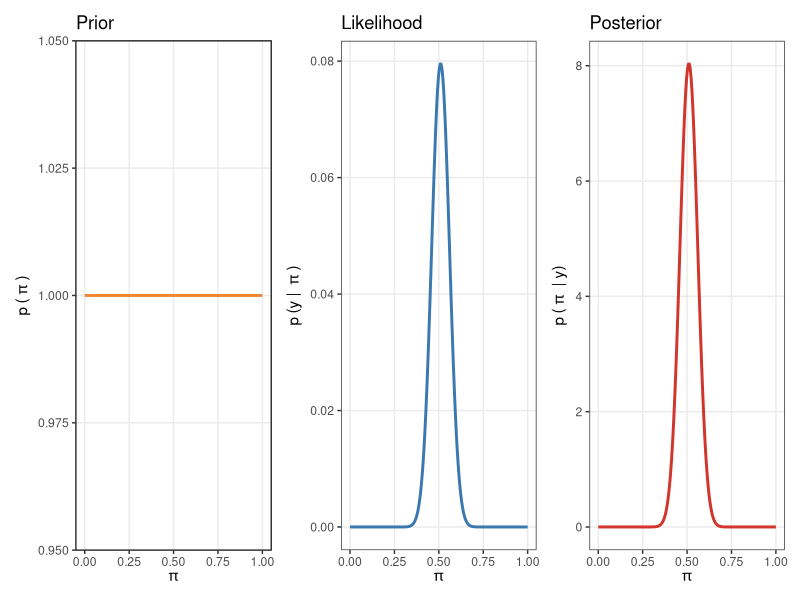
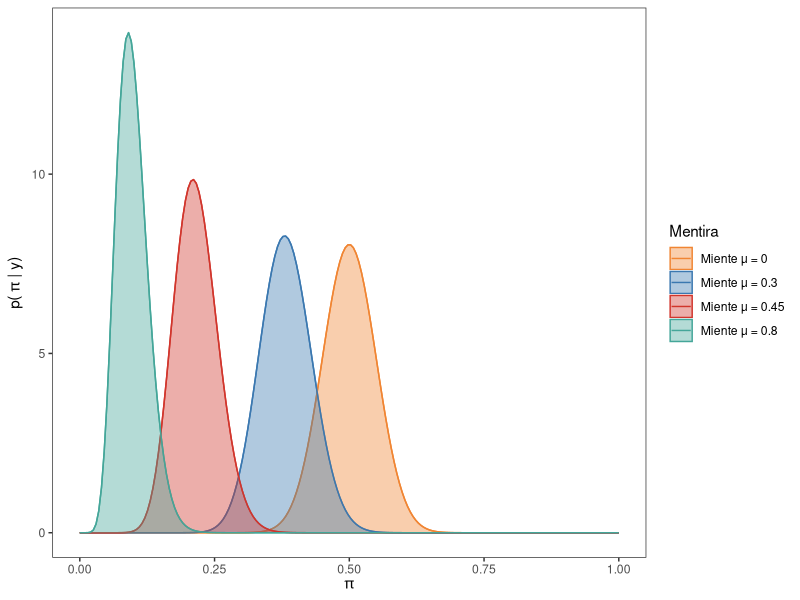
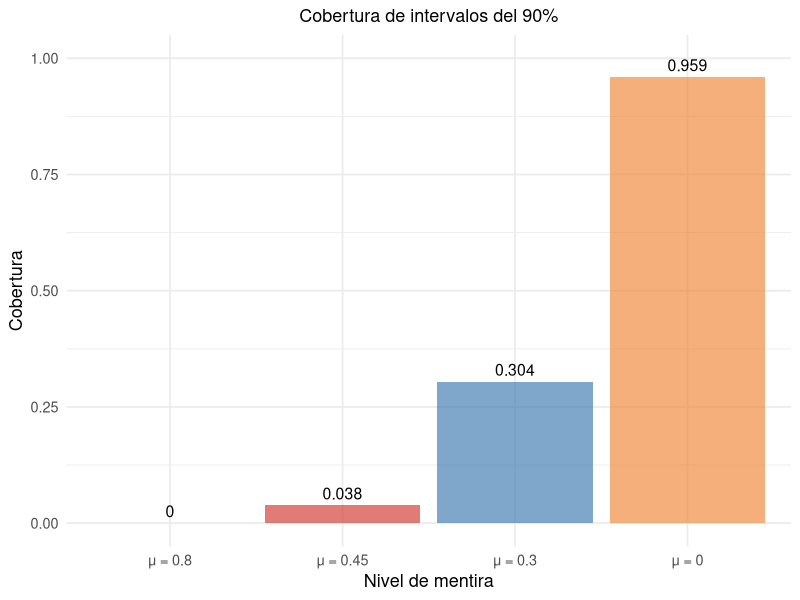
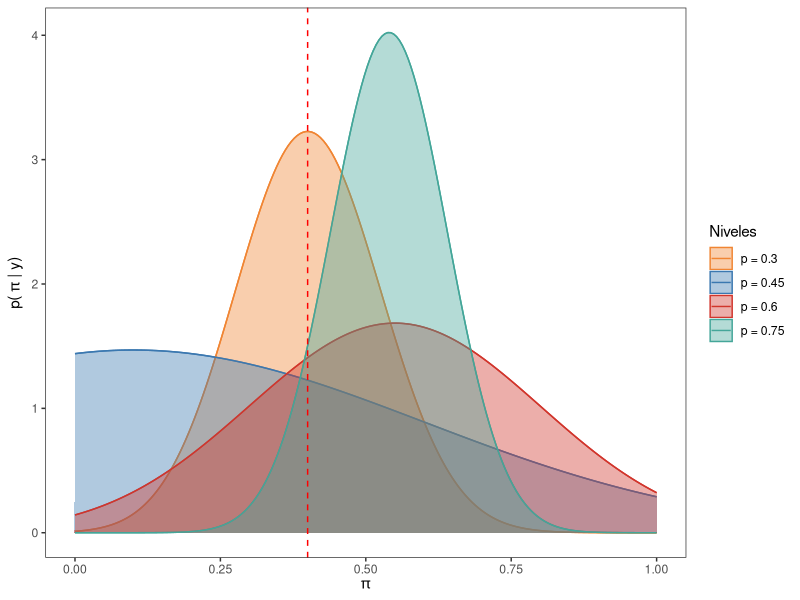
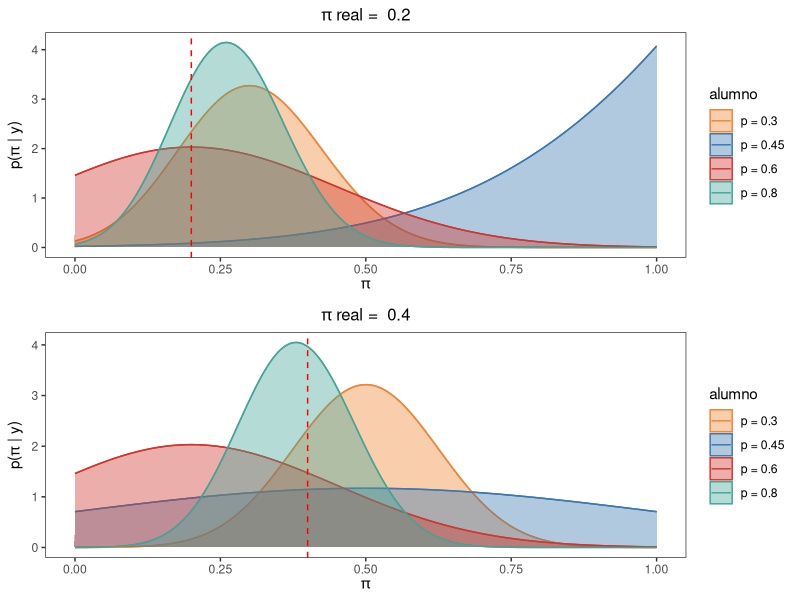
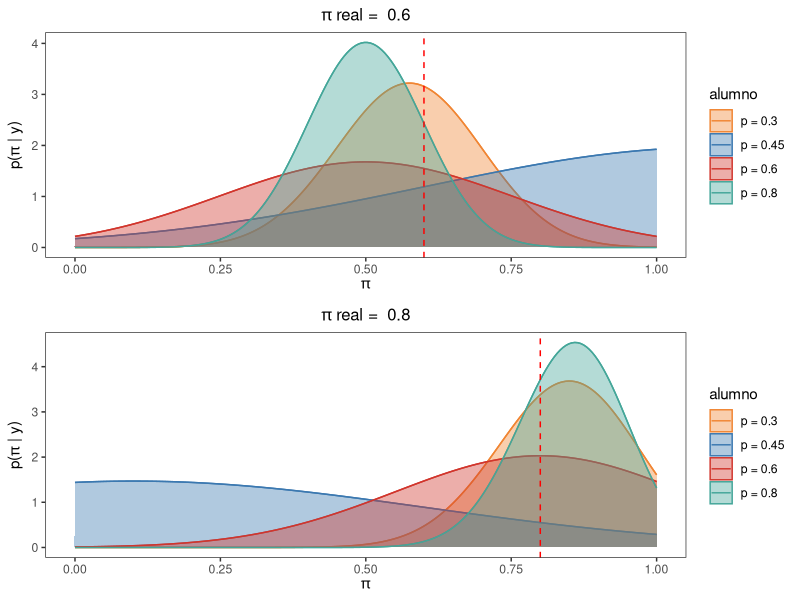
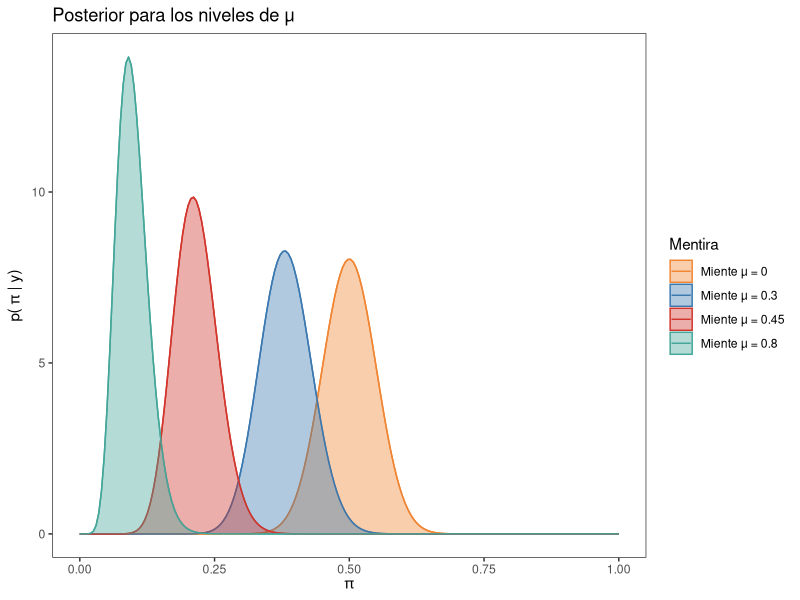
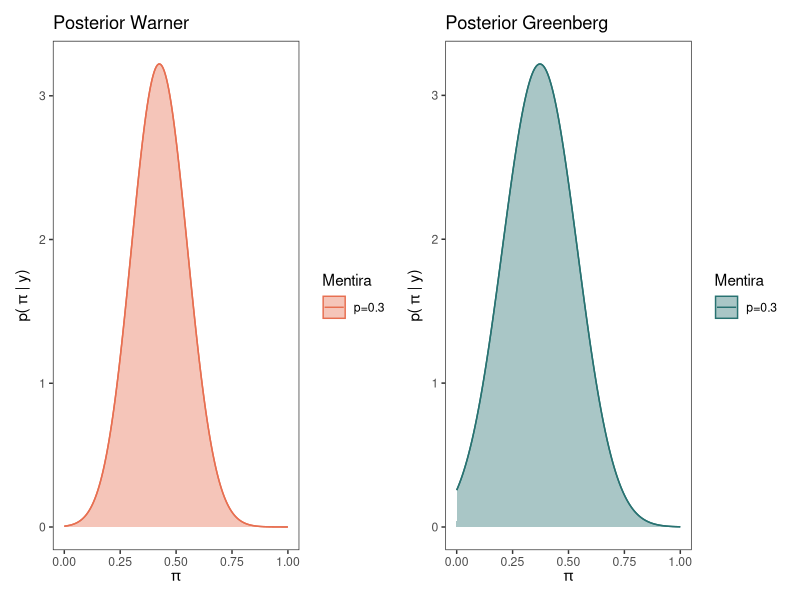

The R script that drew these images, in order:
## ---- chunk 1
library(sampling)
library(tidyverse)
library(patchwork)
library(ggplot2)
library(patchwork)
library(tibble)

# Semilla para control de repeticiones
set.seed(1998)

# Poblacion de tamaño N = 1000 para muestras de tamaño n = 100
N <- 1000
apuesta <- c(rep(1, 400), rep(0, 600))

# Data frame de la poblacion
poblacion <- data.frame(estudiante = seq(1:N), apuesta = sample(apuesta) )

## ---- chunk 2

colores <- c("#f08533", "#3b78b0", "#d1352c" , "#44A699")
pi_grid <- seq(0, 1, length.out = 200)

# Obtener prior
prior <- dbeta(pi_grid, 1, 1)


# Graficar prior
plt_prior <- data.frame(x = pi_grid, y = prior) |>
  ggplot() +
  geom_line(aes(x = x, y = y), color = colores[1], linewidth = 1) +
  ggtitle("Prior") +
  labs(
    x = expression(pi),
    y = expression(p ~ "(" ~ pi ~ ")")
  ) +
  theme_bw() +
  theme(panel.grid.minor = element_blank())

## ---- chunk 3
# Creaciones de las muestra de tamaño n = 100

muestra <- data.frame(apuesta = sample(poblacion$apuesta, 100, replace = T))

n <- length(muestra$apuesta)
apuestan <- sum(muestra)

# n = 100
# apuestan = 40
# Calcular verosimilitud para cada valor de "pi"
likelihood <- dbinom(apuestan, n, pi_grid)

# Graficar verosimilitud
plt_likelihood <- data.frame(x = pi_grid, y = likelihood) |>
  ggplot() +
  geom_line(aes(x = x, y = y), color = colores[2], linewidth = 1) +
  ggtitle("Likelihood") +
  labs(
    x = expression(pi),
    y = expression(p ~ "(y | " ~ pi ~ ")")
  ) +
  theme_bw() +
  theme(panel.grid.minor = element_blank())

## ---- chunk 4
# Obtener posterior
posterior <- dbeta(pi_grid, 1 + apuestan, 1 + n - apuestan)

# Graficar posterior
plt_posterior <- data.frame(x = pi_grid, y = posterior) |>
  ggplot() +
  geom_line(aes(x = x, y = y), color = colores[3], linewidth = 1) +
  labs(
    x = expression(pi),
    y = expression(p ~ "(" ~ pi ~ " | y)")
  ) +
  ggtitle("Posterior") +
  theme_bw() +
  theme(panel.grid.minor = element_blank())
## ---- chunk 5
# Concatenar graficos
combinado <- (plt_prior | plt_likelihood | plt_posterior)

combinado

## ---- chunk 6
set.seed(1998)

#Muestra base para los 6 procedimientos
apuesta_b <- sample(poblacion$apuesta, n, replace = T)

#Procedimiento sin mentira, con mentira de nivel mu (bajo, medio ,alto)
muestra_mu <- function(mu, a_prior, b_prior, apuesta_b){
  muestras <- list()
  post_m <- list()
  
  for(i in 1:length(mu)) {
    muestra <- data.frame(apuesta =  ifelse(apuesta_b == 1 ,ifelse(runif(sum(apuesta_b)) < mu[i], 0 ,1),0))
    muestras[[length(muestras) + 1]] <- muestra$apuesta
    post_m[[length(post_m) + 1]] <- dbeta(pi_grid, a_prior + sum(muestra$apuesta), b_prior + n - sum(muestra$apuesta) )
  }
  return(post_m)
}

#Guardo la lista que devuelve la función para poder graficar
post_mu <- muestra_mu(c(0, 0.3, 0.45, 0.8), 1, 1, apuesta_b)

# Crear un data.frame
datos <- data.frame(
  p = rep(pi_grid, times = 4),
  posterior = c(post_mu[[1]], post_mu[[2]], post_mu[[3]], post_mu[[4]]),
  Mentira = rep(c("Miente μ = 0","Miente μ = 0.3", "Miente μ = 0.45", "Miente μ = 0.8"), each = 200))

# Crear el grafico con ggplot2 con los siguientes mapeos
ggplot(datos, aes(x = p, y = posterior, color = Mentira)) +
  geom_line() +
  geom_area(aes(fill = Mentira), alpha = 0.4, position = "identity") +
  scale_color_manual(values = colores) +
  scale_fill_manual(values = colores) +
  labs(x = expression(pi), y = expression("p(" ~ pi ~ "| y)")) +
  theme_bw() +
  theme(
    panel.grid.major = element_blank(),
    panel.grid.minor = element_blank(),
  )

## ---- chunk 7
set.seed(1998)

int_m_0 <- matrix(NA, nrow = 1000, ncol = 2)
int_m_1 <- matrix(NA, nrow = 1000, ncol = 2)
int_m_2 <- matrix(NA, nrow = 1000, ncol = 2)
int_m_3 <- matrix(NA, nrow = 1000, ncol = 2)

for (i in 1:1000) {
  ma_0 <- data.frame(alumno = 1:n, apuesta = sample(poblacion$apuesta, 100, replace = T))
  
  apuesta_1 <- sample(poblacion$apuesta, 100, replace = T)
  
  ma_1 <- data.frame(alumno = 1:n, apuesta =  ifelse(apuesta_1 == 1 ,ifelse(runif(sum(apuesta_1)) < 0.3, 0 ,1),0))
  
  apuesta_2 <- sample(poblacion$apuesta, 100, replace = T)
  
  ma_2 <- data.frame(alumno = 1:n, apuesta =  ifelse(apuesta_2 == 1 ,ifelse(runif(sum(apuesta_2)) < 0.45, 0 ,1),0))
  
  apuesta_3 <- sample(poblacion$apuesta, 100, replace = T)
  
  ma_3 <- data.frame(alumno = 1:n, apuesta =  ifelse(apuesta_3 == 1 ,ifelse(runif(sum(apuesta_3)) < 0.8, 0 ,1),0))
  
  int_m_0[i, ] <- qbeta(c(0.025, 0.975), 1 + sum(ma_0$apuesta), 1 + n - sum(ma_0$apuesta))
  int_m_1[i, ] <- qbeta(c(0.025, 0.975), 1 + sum(ma_1$apuesta), 1 + n - sum(ma_1$apuesta))
  int_m_2[i, ] <- qbeta(c(0.025, 0.975), 1 + sum(ma_2$apuesta), 1 + n - sum(ma_2$apuesta))
  int_m_3[i, ] <- qbeta(c(0.025, 0.975), 1 + sum(ma_3$apuesta), 1 + n - sum(ma_3$apuesta))
}

# Ver cuántos intervalos cubren el valor 0.4
cubre_0 <- (int_m_0[,1] <= 0.4) & (int_m_0[,2] >= 0.4)
cubre_1 <- (int_m_1[,1] <= 0.4) & (int_m_1[,2] >= 0.4)
cubre_2 <- (int_m_2[,1] <= 0.4) & (int_m_2[,2] >= 0.4)
cubre_3 <- (int_m_3[,1] <= 0.4) & (int_m_3[,2] >= 0.4)

# Proporción de intervalos que lo cubren
Niv_mentira <- tibble(
  Método = c("μ = 0", "μ = 0.3", "μ = 0.45", "μ = 0.8"),
  Cobertura = c(mean(cubre_0), mean(cubre_1), mean(cubre_2), mean(cubre_3))
  )

ggplot(Niv_mentira, aes(x = reorder(Método, Cobertura), y = Cobertura)) +
  geom_col(fill = colores, alpha = 0.65) +
  geom_text(aes(label = round(Cobertura, 3)), vjust = -0.5, size = 4) +
  labs(subtitle = "Cobertura de intervalos del 90%",
    x = "Nivel de mentira",
    y = "Cobertura"
  ) +
  ylim(0, 1) +
  theme_minimal(base_size = 13) +
  theme(
    plot.title = element_text(hjust = 0.5),
    plot.subtitle = element_text(hjust = 0.5)
  )



## ---- chunk 8
set.seed(1998)

#método warner
#Definimos una función para evaluar distintos caso de p con un prior uniforme
muestra_war <- function(p, apuesta_b){
  # Hacemos función para lambda_w
  lambda_w <- function(p, pi_a = 0.4){return(pi_a*p + (1-p)*(1-pi_a))}
  
  # Lista para guardar los resultados
  resultados_w <- list()
  
  #lista para guardar posterior warner
  posterior_w <- list()
  
  y <- numeric(4)
  for (i in 1:length(p)) {
    # Generar la pregunta con p unos y el resto ceros
    pregunta <- sample(c(rep(1, (p[i]*100)), rep(0, n - (p[i]*100))), n, replace = TRUE)
    
    # Generar la respuesta según la lógica dada
    respuesta <- ifelse(pregunta == 0, ifelse(apuesta_b == 1, 0, 1), apuesta_b)
    
    # Crear el tibble para este p y agregarlo a la lista
    resultados_w[[length(resultados_w) + 1]] <- tibble(muestra_base = apuesta_b,
                                                       pregunta = pregunta,
                                                       respuesta = respuesta,
                                                       p_valor = p[i])
    
    #convierto a data frame
    datos_w <- as.data.frame(resultados_w[[i]])
    
    # Hacer el posterior exacto a partir de la muestra
    y[i] <- sum(datos_w$respuesta)
    # Establecemos el numerador donde lambda toma valores para p y posibles val de pi
    num_w <- (lambda_w(p[i], pi_grid) ^ y[i])*((1-lambda_w(p[i], pi_grid)) ^ (n - y[i]))* (1 - 2 * p[i])
    
    # paso 5: denominador que salio de consulta
    denom_w <- (pbeta(1 - p[i], y[i] + 1, n - y[i] + 1) * beta(y[i] + 1, n - y[i] + 1)) - (pbeta(p[i] ,y[i] +1,n-y[i] +1)*beta(y[i] +1, n-y[i] +1))
    
    # paso 6: posterior
    posterior_w[[length(posterior_w) + 1]] <- num_w / denom_w
    
  }
  return(posterior_w)
}
posterior_w <- muestra_war(c(0.3, 0.45, 0.6, 0.75), apuesta_b)

# Crear un data.frame
datos <- data.frame(
  p = rep(pi_grid, times = 4),
  posterior = c(posterior_w[[1]], posterior_w[[2]], posterior_w[[3]], posterior_w[[4]]),
  Niveles = rep(c("p = 0.3","p = 0.45", "p = 0.6", "p = 0.75"), each = 200))

# Crear el grafico con ggplot2 con los siguientes mapeos
ggplot(datos, aes(x = p, y = posterior, color = Niveles)) +
  geom_line() +
  geom_area(aes(fill = Niveles), alpha = 0.4, position = "identity") +
  scale_color_manual(values = colores) +
  scale_fill_manual(values = colores) +
  geom_vline(xintercept = 0.4, linetype = "dashed", color = "red", size = 0.5) +
  labs(x = expression(pi), y = expression("p(" ~ pi ~ "| y)")) +
  theme_bw() +
  theme(
    panel.grid.major = element_blank(),
    panel.grid.minor = element_blank(),
  )



## ---- chunk 9
set.seed(2198)

# Poblacion de tamaño N = 1000 para muestras de tamaño n = 100
N <- 1000

# paso 1: establecemos los diferentes p
p <- c(0.3, 0.45, 0.6, 0.75)

# paso 2: hacemos función para lambda 
lambda <- function(p, pi_a = 0.4){
return(pi_a*p + (1-p)*(1-pi_a))
}

graficos_post <- list()

# Establece tamano muestra
n <- 100

# Establece las diferentes posiciones
pos <- c(30, 45, 60, 80)

pi_pos <- c(200, 400, 600, 800)

pi_line <- c(0.2, 0.4, 0.6, 0.8)
line <- 0

for (j in pi_pos) {
  line <- line + 1
  apuesta_pi <- c(rep(1, j), rep(0, N - j))
  # Data frame de la poblacion
  poblacion_pi <- data.frame(estudiante = seq(1:N), apuesta = sample(apuesta_pi) )

  # Establece la muestra base que parte desde la poblacion
  muestra_base_pi <- sample(poblacion_pi$apuesta, n, replace = TRUE)

  # Lista para guardar los resultados
  resultados <- list()

  for (i in pos) {
    # Generar la pregunta con p unos y el resto ceros
    apuesta <- c(rep(1, i), rep(0, n - i))
    pregunta <- sample(apuesta, n, replace = TRUE)
  
    # Generar la respuesta según la lógica dada
    respuesta <- ifelse(pregunta == 0, ifelse(muestra_base_pi == 1, 0, 1), muestra_base_pi)
  
    # Crear el tibble para este p
    df <- tibble(
    muestra_base = muestra_base_pi,
    pregunta = pregunta,
    respuesta = respuesta,
    p_valor = i
    )
  
    # Agregarlo a la lista
    resultados[[length(resultados) + 1]] <- df
  }

  # Unir todos los data frames
  tabla_final <- bind_rows(resultados)

  # Ver resultado
  #print(tabla_final)

  # Ver las respuestas para diferente posiciones
  y_p <- tabla_final %>% 
    group_by(p_valor) %>% 
   summarise(sum(respuesta))

  # Cambia el tipo de variable de las respuestas para que tome las pbeta y beta
  y <- c(as.numeric(y_p[1,2]),
        as.numeric(y_p[2,2]),
        as.numeric(y_p[3,2]),
        as.numeric(y_p[4,2]))

  # Lista para el posterior
  post_7 <- list()
  post_n7 <- c("p = 0.3", "p = 0.45", "p = 0.6", "p = 0.8")

  # Hacer el posterior a partir de la muestra
  for (i in 1:4) {
    # paso 4: establecemos un numerador donde lambda toma valores para p y posibles val de pi
    num_6 <- (lambda(p[i],pi_grid)^y[i])*((1-lambda(p[i],pi_grid))^(n-y[i]))* (1-2*p[i])
  
    # paso 5: denominador que salio de consulta
    denom_6 <- (pbeta(1 - p[i],y[i]+1,n-y[i]+1)*beta(y[i]+1,n-y[i]+1)) - (pbeta(p[i],y[i]+1,n-y[i]+1)*beta(y[i]+1,n-y[i]+1))
  
    # paso 6: posterior
    posterior_6 <- num_6 / denom_6
  
    post_7[[post_n7[i]]] <- posterior_6
  }

  # Crear un data.frame
  datos <- data.frame(
    p = rep(pi_grid, times = 4),
    posterior = c(post_7[[1]], post_7[[2]], post_7[[3]], post_7[[4]]),
    alumno = rep(c("p = 0.3","p = 0.45", "p = 0.6", "p = 0.8"), each = 200))

  # Crear el gráfico con ggplot2 con los siguientes mapeos
  titulo_grafico <- bquote(pi ~ "real = " ~ .(pi_line[line]))
  
  graficos_post[[line]] <- ggplot(datos, aes(x = p, y = posterior, color = alumno)) +
    geom_line() +
    geom_area(aes(fill = alumno), alpha = 0.4, position = "identity") +
    scale_color_manual(values = colores) +
    scale_fill_manual(values = colores) +
    labs(
      x = expression(pi),
      y = expression(paste("p(", pi, " | y)")),
      title = titulo_grafico
    ) +
    theme_bw() +
    theme(panel.grid = element_blank()) +
    geom_vline(xintercept = pi_line[line], linetype = "dashed", color = "red", size = 0.5) +
    theme(plot.title = element_text(hjust = 0.5, size = 12, face = "bold"))



}
## ---- chunk 10

# Concatenar graficos
# Cargar si no lo hiciste
library(gridExtra)

# Primer par
grid.arrange(graficos_post[[1]], graficos_post[[2]], nrow = 2)

# Segundo par
grid.arrange(graficos_post[[3]], graficos_post[[4]], nrow = 2)

## ---- chunk 11
#función del posterior para un prior no necesariamente uniforme

posterior_war <- function(pi, p, a, b){
  # Establecemos la función lambda del método warner
  lambda_W <- function(p, pi_a){return(pi_a*p + (1-p)*(1-pi_a))}
  # Simulamos una muestra de respuestas afirmativas con el parametro lambda_w
  y <- rbinom(1,100,lambda(p, pi))
  # Construimos el numerador del posterior aproximado
  num <- dbeta(pi_grid, a, b) * dbinom(y, 100, lambda(p, pi_grid))
  # Construimos el denominador del posterior aproximado
  delta <- diff(pi_grid)[1] 
  denom <- sum(num) * delta
  # Obtenemos el Posterior exacto
  posterior <- num / denom
  return(posterior)
}

## ---- chunk 12
# función del posterior para un prior no necesariamente uniforme con el método Greenberg

posterior_green <- function(pi, p, a, b, pi_b = 7/12){
  # Establecemos la función lambda con la probabilidad conocida pi_b = 7/12
  lambda_g <- function(p, pi_a){return(pi_a*p + pi_b*(1-p))}
  # Simulamos una muestra de respuestas afirmativas con el parametro lambda_g
  y <- rbinom(1,100,lambda_g(p, pi))
  # Construimos el numerador del posterior aproximado
  num <- dbeta(pi_grid, a, b) * dbinom(y, 100, lambda(p, pi_grid))
  # Construimos el denominador del posterior aproximado
  delta <- diff(pi_grid)[1] 
  denom <- sum(num) * delta
  # Obtenemos el Posterior exacto
  posterior <- num / denom
  return(posterior)
}

## ---- chunk 13
set.seed(1998)

#Muestra base para los 6 procedimientos
apuesta_b <- sample(poblacion$apuesta, n, replace = T)

#Procedimiento sin mentira, con mentira de nivel mu (bajo, medio ,alto)
#Guardo la lista que devuelve la función para poder graficar
post_mu <- muestra_mu(c(0, 0.3, 0.45, 0.8), 1, 1, apuesta_b)

  # Crear un data.frame
  datos <- data.frame(
    p = rep(pi_grid, times = 4),
    posterior = c(post_mu[[1]], post_mu[[2]], post_mu[[3]], post_mu[[4]]),
    Mentira = rep(c("Miente μ = 0","Miente μ = 0.3", "Miente μ = 0.45", "Miente μ = 0.8"), each = 200))
  
  # Crear el grafico con ggplot2 con los siguientes mapeos
  ggplot(datos, aes(x = p, y = posterior, color = Mentira)) +
    geom_line() +
    geom_area(aes(fill = Mentira), alpha = 0.4, position = "identity") +
    ggtitle("Posterior para los niveles de μ") +
    scale_color_manual(values = colores) +
    scale_fill_manual(values = colores) +
    labs(x = expression(pi), y = expression("p(" ~ pi ~ "| y)")) +
    theme_bw() +
    theme(
      panel.grid.major = element_blank(),
      panel.grid.minor = element_blank(),
    )

## ---- chunk 14
set.seed(2198)
#método warner
#Guardo la lista que devuelve la función para poder graficar
posterior_w <- muestra_war(0.3, apuesta_b)

  datos_warner <- data.frame(
    p = rep(pi_grid, times = length(posterior_w)),
    posterior = c(posterior_w[[1]]),
    Mentira = rep(c("p=0.3"), each = 200))
  
  # Crear el grafico con ggplot2 con los siguientes mapeos
  post_w <- ggplot(datos_warner, aes(x = p, y = posterior, color = Mentira)) +
    geom_line() +
    geom_area(aes(fill = Mentira), alpha = 0.4, position = "identity") +
    ggtitle("Posterior Warner") +
    scale_color_manual(values = "#E76F51") +
    scale_fill_manual(values = "#E76F51") +
    labs(x = expression(pi), y = expression("p(" ~ pi ~ "| y)")) +
    theme_bw() +
    theme(
      panel.grid.major = element_blank(),
      panel.grid.minor = element_blank(),
    )

#método Greenberg
#Definimos una función para evaluar distintos caso de p con un prior uniforme
muestra_green <- function(p, apuesta_b){
  # Hacemos función para lambda_w
  lambda_g <- function(p, pi_a = 0.4){return(pi_a*p + (7/12)*(1-p))}
  
  # Lista para guardar los resultados
  resultados_g <- list()
  
  #lista para guardar posterior warner
  posterior_g <- list()
  
  y <- numeric(4)
  for (i in 1:length(p)) {
    # Generar la pregunta con p unos y el resto ceros
    pregunta <- sample(c(rep(1, (p[i]*100)), rep(0, n - (p[i]*100))), n, replace = TRUE)
    
    # Generar la respuesta según la lógica dada
    respuesta <- ifelse(pregunta == 0, ifelse(apuesta_b == 1, 0, 1), apuesta_b)
    
    # Crear el tibble para este p y agregarlo a la lista
    resultados_g[[length(resultados_g) + 1]] <- tibble(muestra_base = apuesta_b,
                                                       pregunta = pregunta,
                                                       respuesta = respuesta,
                                                       p_valor = p[i])
    
    #convierto a data frame
    datos_g <- as.data.frame(resultados_g[[i]])
    
    # Hacer el posterior exacto a partir de la muestra
    y[i] <- sum(datos_g$respuesta)
    # Establecemos el numerador donde lambda toma valores para p y posibles val de pi
    num_g <- (lambda_g(p[i], pi_grid) ^ y[i])*((1-lambda_g(p[i], pi_grid)) ^ (n - y[i]))* (1 - 2 * p[i])
    
    # paso 5: denominador que salio de consulta
    denom_g <- (pbeta(1 - p[i], y[i] + 1, n - y[i] + 1) * beta(y[i] + 1, n - y[i] + 1)) - (pbeta(p[i] ,y[i] +1,n-y[i] +1)*beta(y[i] +1, n-y[i] +1))
    
    # paso 6: posterior
    posterior_g[[length(posterior_g) + 1]] <- num_g / denom_g
    
  }
  return(posterior_g)
}
#Guardo la lista que devuelve la función para poder graficar
posterior_g <- muestra_green(0.3, apuesta_b)

  datos_green <- data.frame(
    p = rep(pi_grid, times = length(posterior_g)),
    posterior = c(posterior_g[[1]]),
    Mentira = rep(c("p=0.3"), each = 200))
  
  # Crear el grafico con ggplot2 con los siguientes mapeos
  post_g <-ggplot(datos_green, aes(x = p, y = posterior, color = Mentira)) +
    geom_line() +
    geom_area(aes(fill = Mentira), alpha = 0.4, position = "identity") +
    ggtitle("Posterior Greenberg") +
    scale_color_manual(values = "#287271") +
    scale_fill_manual(values = "#287271") +
    labs(x = expression(pi), y = expression("p(" ~ pi ~ "| y)")) +
    theme_bw() +
    theme(
      panel.grid.major = element_blank(),
      panel.grid.minor = element_blank(),
    )
  
# Concatenar graficos
post_w | post_g
## ---- chunk 15
set.seed(1998)

#Muestra base para los 6 procedimientos con mil simulaciones

int_m_0 <- matrix(NA, nrow = 1000, ncol = 2)
int_m_1 <- matrix(NA, nrow = 1000, ncol = 2)
int_m_2 <- matrix(NA, nrow = 1000, ncol = 2)
int_m_3 <- matrix(NA, nrow = 1000, ncol = 2)
int_w <- matrix(NA, nrow = 1000, ncol = 2)
int_g <- matrix(NA, nrow = 1000, ncol = 2)


for (i in 1:1000) {
  apuesta_b <- sample(poblacion$apuesta, n, replace = T)
  
  #Procedimiento sin mentira, con mentira de nivel mu (bajo, medio ,alto)
  post_m <- muestra_mu(c(0, 0.3, 0.45, 0.8), 1, 1, apuesta_b) #devuelve una lista con cada posterior segun mu
  
  #Procedimiento del método Warner con p = 0.3
  posterior_w <- muestra_war(0.3, apuesta_b) #devuelve una lista con el posterior warner
  
  #método Greenberg
  posterior_g <- muestra_green(0.3, apuesta_b) #devuelve una lista con el posterior Greenberg
  
  # 1. Normalizamos:
  dens_m_0 <- post_m[[1]] / sum(post_m[[1]])
  dens_m_1 <- post_m[[2]] / sum(post_m[[2]])
  dens_m_2 <- post_m[[3]] / sum(post_m[[3]])
  dens_m_3 <- post_m[[4]] / sum(post_m[[4]])
  dens_w <- posterior_w[[1]] / sum(posterior_w[[1]])
  dens_g <- posterior_g[[1]] / sum(posterior_g[[1]])
  
  # 2. Calcula la función de distribución acumulada (CDF):
  cdf_m_0 <- cumsum(dens_m_0)
  cdf_m_1 <- cumsum(dens_m_1)
  cdf_m_2 <- cumsum(dens_m_2)
  cdf_m_3 <- cumsum(dens_m_3)
  cdf_w <- cumsum(dens_w)
  cdf_g <- cumsum(dens_g)
  

  # 3. intervalos del 90%
  int_m_0[i, ] <- c(pi_grid[which.min(abs(cdf_m_0 - 0.05))], pi_grid[which.min(abs(cdf_m_0 - 0.95))])
  int_m_1[i, ] <- c(pi_grid[which.min(abs(cdf_m_1 - 0.05))], pi_grid[which.min(abs(cdf_m_1 - 0.95))])
  int_m_2[i, ] <- c(pi_grid[which.min(abs(cdf_m_2 - 0.05))], pi_grid[which.min(abs(cdf_m_2 - 0.95))])
  int_m_3[i, ] <- c(pi_grid[which.min(abs(cdf_m_3 - 0.05))], pi_grid[which.min(abs(cdf_m_3 - 0.95))])
  
  int_w[i, ] <- c(pi_grid[which.min(abs(cdf_w - 0.05))], pi_grid[which.min(abs(cdf_w - 0.95))])
  int_g[i, ] <- c(pi_grid[which.min(abs(cdf_g - 0.05))], pi_grid[which.min(abs(cdf_g - 0.95))])
  
}

# Ver cuántos intervalos cubren el valor 0.4
cubre_0 <- (int_m_0[,1] <= 0.4) & (int_m_0[,2] >= 0.4)
cubre_1 <- (int_m_1[,1] <= 0.4) & (int_m_1[,2] >= 0.4)
cubre_2 <- (int_m_2[,1] <= 0.4) & (int_m_2[,2] >= 0.4)
cubre_3 <- (int_m_3[,1] <= 0.4) & (int_m_3[,2] >= 0.4)
cubre_w <- (int_w[,1] <= 0.4) & (int_w[,2] >= 0.4)
cubre_g <- (int_g[,1] <= 0.4) & (int_g[,2] >= 0.4)

# Proporción de intervalos que lo cubren
resultados <- tibble(
  Método = factor(
    c("μ = 0", "μ = 0.3", "μ = 0.45", "μ = 0.8", "Warner", "Greenberg"),
    levels = c("μ = 0", "μ = 0.3", "μ = 0.45", "μ = 0.8", "Warner", "Greenberg")
  ),
  Cobertura = c(mean(cubre_0), mean(cubre_1), mean(cubre_2), mean(cubre_3), 
                mean(cubre_w), mean(cubre_g))
)


ggplot(resultados, aes(x = Método, y = Cobertura)) +
  geom_col(fill = c("#f08533", "#3b78b0", "#d1352c" , "#44A699","#E76F51", "#287271"), alpha = 0.65) +
  geom_text(aes(label = round(Cobertura, 3)), vjust = -0.5, size = 4) +
  labs(
    title = expression("Comparación entre los distintos métodos "),
    subtitle = "Cobertura de intervalos del 90%",
    x = "Método",
    y = "Cobertura"
  ) +
  ylim(0, 1) +
  theme_minimal(base_size = 13)+
  theme(
    plot.title = element_text(hjust = 0.5),
    plot.subtitle = element_text(hjust = 0.5)
  )
